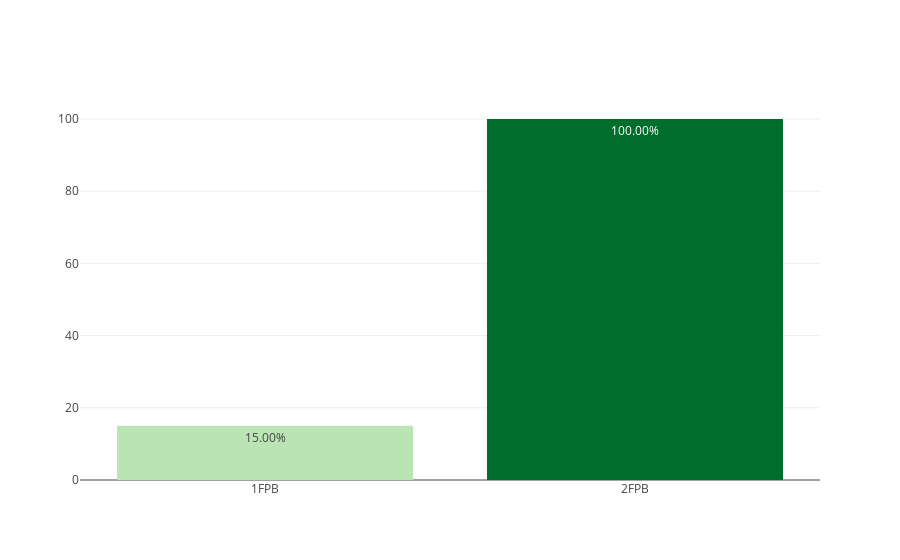

Here is the notebook cell this chart was saved with:
### Markdown cell above
## FPB

### Code cell
dfc_FPB = loaders.get_data_by_stages(dfc, 'FPB')
myplotly.bar_simple(dfc_FPB.index, dfc_FPB['éxito'])

### Figure 1 — Plotly figure (JSON) as saved in the notebook; plotly's stock layout.template omitted (floating-point values rounded to 4 significant figures)
{"data": [{"hoverinfo": "x+text", "marker": {"color": [15, 100], "colorscale": [[0, "rgb(186,228,179)"], [0.3333, "rgb(116,196,118)"], [0.6667, "rgb(49,163,84)"], [1, "rgb(0,109,44)"]]}, "text": ["15.00%", "100.00%"], "type": "bar", "uid": "eb8fc7c0-143b-4840-98a4-393011bb6d31", "x": ["1FPB", "2FPB"], "y": [15, 100]}], "layout": {"title": {"text": ""}}}
